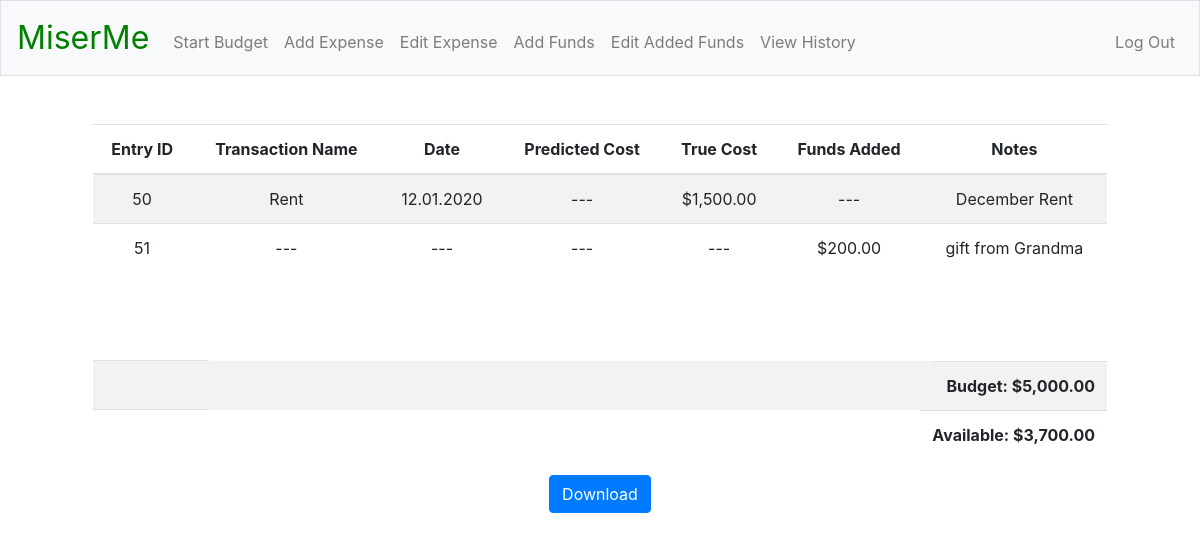
Before: / (signed in) with the older database file.
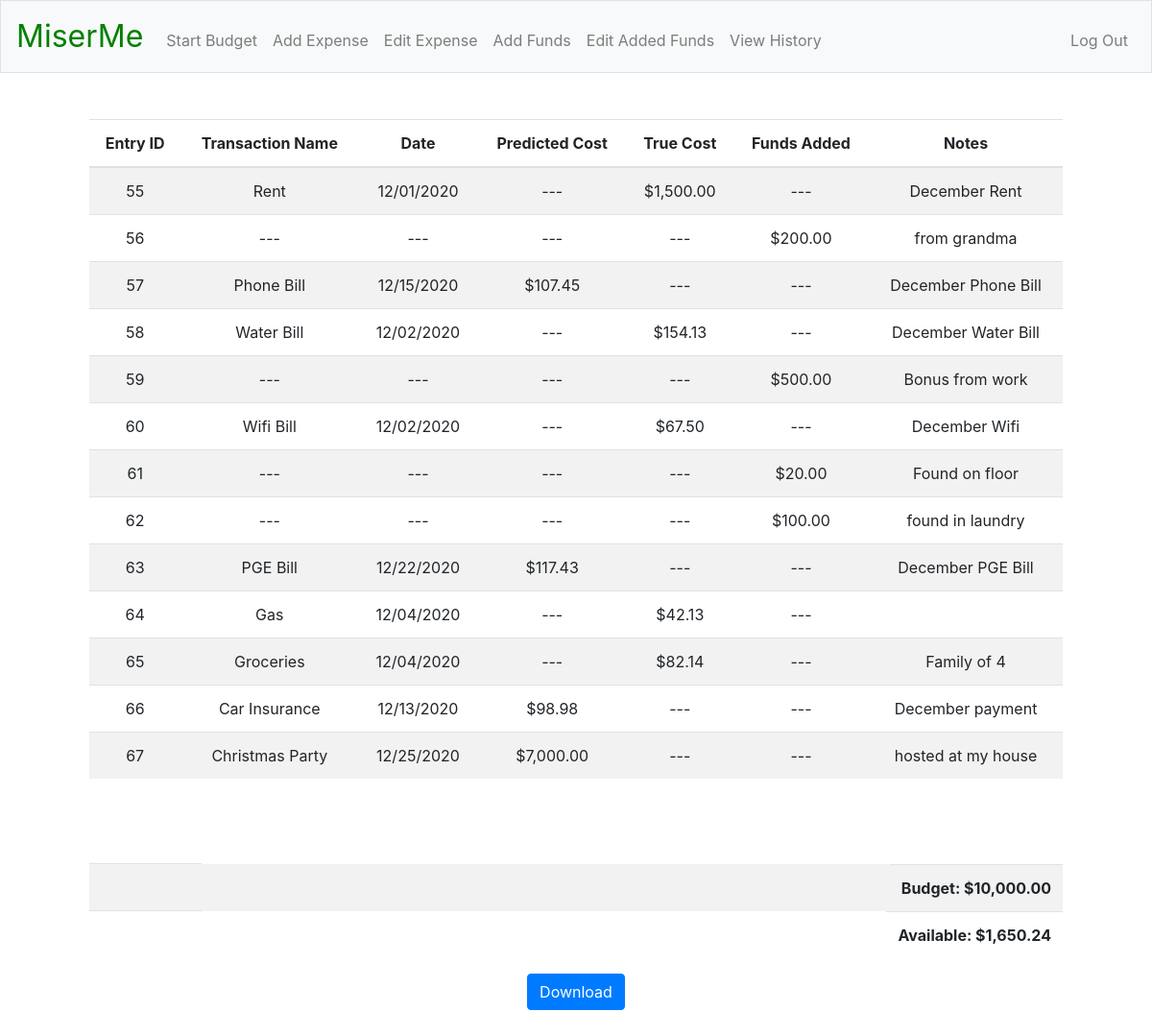
After: the same page with the newer database file.
### tables this page shows
CREATE TABLE finances (
funds_id INTEGER PRIMARY KEY AUTOINCREMENT NOT NULL,
user_id INTEGER NOT NULL,
txn_name TEXT NOT NULL,
date TEXT NOT NULL,
predicted_cost REAL NOT NULL,
true_cost REAL NOT NULL,
funds_added REAL NOT NULL DEFAULT "---",
notes TEXT NOT NULL,
FOREIGN KEY(user_id) REFERENCES registrants(id));

### app.py (the view)
@app.route("/")
@login_required
def index():
    c.execute("SELECT funds_id, txn_name, date, predicted_cost, true_cost, funds_added, notes FROM finances WHERE user_id = :user_id", {"user_id": session["user_id"]})
    rows = c.fetchall()
    funds_snapshot = []
    for row in rows:
        funds_snapshot.append({
            "funds_id": row[0],
            "name": row[1],
            "date": row[2],
            "predict": usd(row[3]),
            "true": usd(row[4]),
            "added": usd(row[5]),
            "notes": row[6]
        })
    c.execute("SELECT funds, budget FROM registrants WHERE id = :user_id", {"user_id": session["user_id"]})
    rows = c.fetchall()
    current_funds = usd(rows[0][0])
    budget = usd(rows[0][1])
    return render_template("index.html", funds_snapshot=funds_snapshot, current_funds=current_funds, budget=budget)

### helpers.py (called while the page is built)
def login_required(f):
    @wraps(f)
    def decorated_functions(*args, **kwargs):
        if session.get("user_id") is None:
            return redirect("/login")
        return f(*args, **kwargs)
    return decorated_functions

def usd(value):
    if isinstance(value, float):
        return f"${value:,.2f}"
    else:
        return value

### templates/index.html (shortened to what this page needs)
{% extends "layout.html" %}
{% block main %}
<div class="col-12">
    <table class="table table-striped">
        <thead>
            <tr>
                <th>Entry ID</th>
                <th>Transaction Name</th>
                <th>Date</th>
                <th>Predicted Cost</th>
                <th>True Cost</th>
                <th>Funds Added</th>
                <th>Notes</th>
            </tr>
        </thead>
        <tbody>
            {% for i in funds_snapshot %}
            <tr>
                <td>{{ i["funds_id"] }}</td>
                <td>{{ i["name"] }}</td>
                <td>{{ i["date"] }}</td>
                <td>{{ i["predict"] }}</td>
                <td>{{ i["true"] }}</td>
                <td>{{ i["added"] }}</td>
                <td>{{ i["notes"] }}</td>
            </tr>
            {% endfor %}
        </tbody>
    </table>
</div>
<br>
<br>
<br>
<div class="col-12">
    <table class="table table-striped">
        <tbody>
            <tr>
                <td colspan="6"></td>
                <td style="font-weight: bold; float: right;">Budget: {{ budget }}</td>
            </tr>
            <tr>
                <td colspan="6"></td>
                <td style="font-weight: bold; float: right;">Available: {{ current_funds }}</td>
            </tr>
        </tbody>
    </table>
</div>
<div class="col-12">
    <a href="/download" class="btn btn-primary" type="button">Download</a>
</div>
{% endblock %}

### templates/layout.html (shortened to what this page needs)
<!DOCTYPE html>
<html lang="en">
    <head>
        <link rel="stylesheet" href="https://stackpath.bootstrapcdn.com/bootstrap/4.5.2/css/bootstrap.min.css">
        <link href="/static/styles.css" rel="stylesheet">
    </head>
    <body>
        <nav class="navbar navbar-expand-md navbar-light bg-light border">
            <a class="navbar-brand" href="/"><span class="miserme_brand">MiserMe</span></a>
            <div class="collapse navbar-collapse" id="navbar">
                {% if session.user_id %}
                    <ul class="navbar-nav mr-auto mt-2">
                        <li class="nav-item"><a class="nav-link" href="/start_budget">Start Budget</a></li>
                        <li class="nav-item"><a class="nav-link" href="/expense">Add Expense</a></li>
                        <li class="nav-item"><a class="nav-link" href="/edit">Edit Expense</a></li>
                        <li class="nav-item"><a class="nav-link" href="/add_funds">Add Funds</a></li>
                        <li class="nav-item"><a class="nav-link" href="/edit_added">Edit Added Funds</a></li>
                        <li class="nav-item"><a class="nav-link" href="/history">View History</a></li>
                    </ul>
                    <ul class="navbar-nav ml-auto mt-2">
                        <li class="nav-item"><a class="nav-link" href="/logout">Log Out</a></li>
                    </ul>
                {% else %}
                    <ul class="navbar-nav ml-auto mt-2">
                        <li class="nav-item"><a class="nav-link" href="/register">Register</a></li>
                        <li class="nav-item"><a class="nav-link" href="/login">Log In</a></li>
                    </ul>
                {% endif %}
            </div>
        </nav>
        <main class="container p-5">
            {% block main %}{% endblock %}
        </main>
    </body>
</html>

### static/styles.css (style rules this page uses)
main { overflow-x: auto; text-align: center; }
nav .navbar-brand { font-size: xx-large; }
nav .navbar-brand .miserme_brand { color: green; }

Changed rows visible on the page:
removed finances: funds_id "50", name "Rent", date "12.01.2020", predict "---", true "$1,500.00", added "---", notes "December Rent"
removed finances: funds_id "51", name "---", date "---", predict "---", true "---", added "$200.00", notes "gift from Grandma"
added finances: funds_id "55", name "Rent", date "12/01/2020", predict "---", true "$1,500.00", added "---", notes "December Rent"
added finances: funds_id "56", name "---", date "---", predict "---", true "---", added "$200.00", notes "from grandma"
added finances: funds_id "57", name "Phone Bill", date "12/15/2020", predict "$107.45", true "---", added "---", notes "December Phone Bill"
added finances: funds_id "58", name "Water Bill", date "12/02/2020", predict "---", true "$154.13", added "---", notes "December Water Bill"
added finances: funds_id "59", name "---", date "---", predict "---", true "---", added "$500.00", notes "Bonus from work"
added finances: funds_id "60", name "Wifi Bill", date "12/02/2020", predict "---", true "$67.50", added "---", notes "December Wifi"
added finances: funds_id "61", name "---", date "---", predict "---", true "---", added "$20.00", notes "Found on floor"
added finances: funds_id "62", name "---", date "---", predict "---", true "---", added "$100.00", notes "found in laundry"
added finances: funds_id "63", name "PGE Bill", date "12/22/2020", predict "$117.43", true "---", added "---", notes "December PGE Bill"
added finances: funds_id "64", name "Gas", date "12/04/2020", predict "---", true "$42.13", added "---"
added finances: funds_id "65", name "Groceries", date "12/04/2020", predict "---", true "$82.14", added "---", notes "Family of 4"
added finances: funds_id "66", name "Car Insurance", date "12/13/2020", predict "$98.98", true "---", added "---", notes "December payment"
added finances: funds_id "67", name "Christmas Party", date "12/25/2020", predict "$7,000.00", true "---", added "---", notes "hosted at my house"
Other visible differences:
{{ budget }}: "$5,000.00" → "$10,000.00"
{{ current_funds }}: "$3,700.00" → "$1,650.24"
